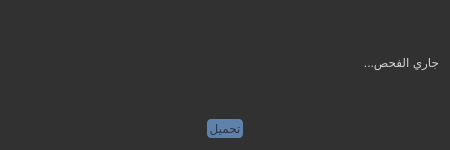
<?xml version="1.0" encoding="UTF-8"?>
<ui version="4.0">
 <class>VersionUpdateDialog</class>
 <widget class="QDialog" name="VersionUpdateDialog">
  <property name="geometry">
   <rect>
    <x>0</x>
    <y>0</y>
    <width>450</width>
    <height>150</height>
   </rect>
  </property>
  <property name="sizePolicy">
   <sizepolicy hsizetype="Fixed" vsizetype="Fixed">
    <horstretch>0</horstretch>
    <verstretch>0</verstretch>
   </sizepolicy>
  </property>
  <property name="maximumSize">
   <size>
    <width>450</width>
    <height>150</height>
   </size>
  </property>
  <property name="windowTitle">
   <string>تحديث</string>
  </property>
  <property name="styleSheet">
   <string notr="true">QWidget {
    background-color: rgb(49, 49, 49);
    color: rgb(207, 207, 207);
    font: 400 18pt &quot;Calibri&quot;;
}

/* Button styling */
QPushButton {
    background-color: #5F82AD;
    color: #2E3440;
    border: none;
    border-radius: 4px;
    padding: 2px 2px;
}

QPushButton:hover {
    background-color: #81A1C1;
}

QPushButton:pressed {
    background-color: #6E90B5;
}

QPushButton:disabled {
    background-color: #838383;
}

/* Progress Bar */
QProgressBar {
    background-color: #3B4252; /* Dark background */
    border: 1px solid #4C566A; /* Border color */
    border-radius: 5px; /* Rounded corners */
    text-align: center; /* Center text */
    color: #D8DEE9; /* Text color */
    padding: 1px;
}

QProgressBar::chunk {
    background-color: qlineargradient(x1:0, y1:0, x2:1, y2:0, 
                                      stop:0 #81A1C1, stop:1 #88C0D0); /* Gradient for progress */
    border-radius: 5px; /* Rounded corners for the chunk */
    border: 1px solid #81A1C1; /* Border for the chunk */
    box-shadow: 0px 0px 5px rgba(129, 161, 193, 0.5); /* Glow effect */
}</string>
  </property>
  <layout class="QVBoxLayout" name="verticalLayout">
   <item>
    <widget class="QLabel" name="statusLabel">
     <property name="text">
      <string notr="true">جاري الفحص...</string>
     </property>
    </widget>
   </item>
   <item>
    <layout class="QHBoxLayout" name="buttonsLayout">
     <item>
      <spacer name="horizontalSpacer">
       <property name="orientation">
        <enum>Qt::Horizontal</enum>
       </property>
       <property name="sizeHint" stdset="0">
        <size>
         <width>40</width>
         <height>20</height>
        </size>
       </property>
      </spacer>
     </item>
     <item>
      <widget class="QPushButton" name="downloadButton">
       <property name="text">
        <string>تحميل</string>
       </property>
      </widget>
     </item>
     <item>
      <spacer name="horizontalSpacer_2">
       <property name="orientation">
        <enum>Qt::Horizontal</enum>
       </property>
       <property name="sizeHint" stdset="0">
        <size>
         <width>40</width>
         <height>20</height>
        </size>
       </property>
      </spacer>
     </item>
    </layout>
   </item>
  </layout>
 </widget>
 <resources/>
 <connections/>
</ui>
